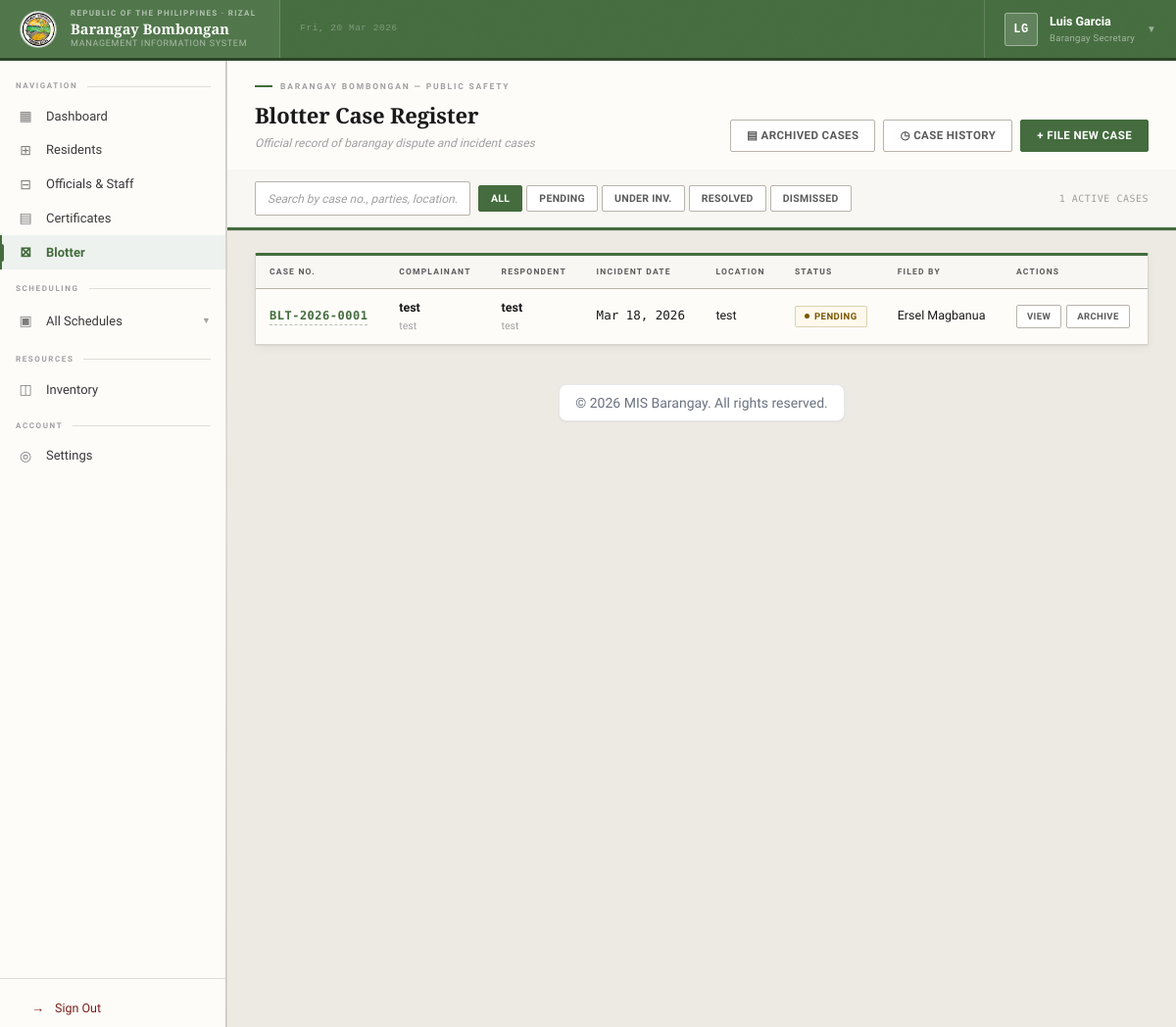
The page /secretary/blotter/index.php (signed in) on the database its author committed.
### tables this page shows
CREATE TABLE `blotter` (
  `id` int NOT NULL AUTO_INCREMENT,
  `case_number` varchar(50) NOT NULL,
  `complainant_name` varchar(255) NOT NULL,
  `complainant_address` text,
  `complainant_contact` varchar(20) DEFAULT NULL,
  `respondent_name` varchar(255) NOT NULL,
  `respondent_address` text,
  `respondent_contact` varchar(20) DEFAULT NULL,
  `incident_date` date NOT NULL,
  `incident_time` time DEFAULT NULL,
  `incident_location` text NOT NULL,
  `incident_description` text NOT NULL,
  `status` enum('pending','under_investigation','resolved','dismissed') DEFAULT 'pending',
  `resolution` text,
  `resolved_date` date DEFAULT NULL,
  `created_by` int NOT NULL,
  `created_at` timestamp NULL DEFAULT CURRENT_TIMESTAMP,
  `updated_at` timestamp NULL DEFAULT CURRENT_TIMESTAMP ON UPDATE CURRENT_TIMESTAMP,
  `archived_at` timestamp NULL DEFAULT NULL,
  PRIMARY KEY (`id`),
  UNIQUE KEY `case_number` (`case_number`),
  KEY `idx_case_number` (`case_number`),
  KEY `idx_status` (`status`),
  KEY `idx_incident_date` (`incident_date`),
  KEY `idx_created_by` (`created_by`),
  KEY `idx_archived_at` (`archived_at`),
  CONSTRAINT `blotter_ibfk_1` FOREIGN KEY (`created_by`) REFERENCES `users` (`id`) ON DELETE RESTRICT
);

CREATE TABLE `users` (
  `id` int NOT NULL AUTO_INCREMENT,
  `username` varchar(255) NOT NULL,
  `name` varchar(255) NOT NULL,
  `role` varchar(244) NOT NULL,
  `position` varchar(150) DEFAULT NULL,
  `status` varchar(50) NOT NULL DEFAULT 'active',
  `password` varchar(255) NOT NULL,
  `profile_picture` varchar(255) DEFAULT NULL,
  `created_at` timestamp NULL DEFAULT CURRENT_TIMESTAMP,
  `updated_at` timestamp NULL DEFAULT CURRENT_TIMESTAMP ON UPDATE CURRENT_TIMESTAMP,
  PRIMARY KEY (`id`)
);

### public/secretary/blotter/index.php (the view, shortened to what this page needs)
<?php
require_once __DIR__ . '/../../../includes/app.php';
$stmt = $conn->prepare("
    SELECT b.*, u.name as created_by_name
    FROM blotter b
    LEFT JOIN users u ON b.created_by = u.id
    WHERE b.archived_at IS NULL
    ORDER BY b.created_at DESC
");
$stmt->execute();
$result = $stmt->get_result();
$statusConf = [
    'pending'           => ['label' => 'Pending',            'cls' => 'bs-pending'],
    'under_investigation'=> ['label' => 'Under Investigation','cls' => 'bs-invest'],
    'resolved'          => ['label' => 'Resolved',           'cls' => 'bs-resolved'],
    'dismissed'         => ['label' => 'Dismissed',          'cls' => 'bs-dismissed'],
];
?>
<!DOCTYPE html>
<html lang="en">
<head>
</head>
<body class="bg-gray-100 h-screen overflow-hidden" style="display:none;">
    <?php include '../layout/navbar.php'; ?>
    <div class="flex h-full" style="background:var(--bg);">
        <?php include '../layout/sidebar.php'; ?>
        <main class="flex-1 h-screen overflow-y-auto blt-page">
            <div class="doc-header">
                <div class="doc-header-inner">
                    <div>
                        <div class="doc-eyebrow">Barangay Bombongan — Public Safety</div>
                        <div class="doc-title">Blotter Case Register</div>
                        <div class="doc-sub">Official record of barangay dispute and incident cases</div>
                    </div>
                    <div class="header-actions">
                        <button class="btn btn-ghost" id="btnArchivedCases">▤ Archived Cases</button>
                        <button class="btn btn-ghost" id="btnCaseHistory">◷ Case History</button>
                        <button class="btn btn-primary" id="openBlotterModalBtn">+ File New Case</button>
                    </div>
                </div>
                <div class="blt-toolbar">
                    <div class="toolbar-left">
                        <input type="text" class="blt-search" id="bltTableSearch" placeholder="Search by case no., parties, location…">
                        <div class="status-filters" id="statusFilters">
                            <button class="sf-pill all active" data-status="">All</button>
                            <button class="sf-pill" data-status="pending">Pending</button>
                            <button class="sf-pill" data-status="under_investigation">Under Inv.</button>
                            <button class="sf-pill" data-status="resolved">Resolved</button>
                            <button class="sf-pill" data-status="dismissed">Dismissed</button>
                        </div>
                    </div>
                    <div style="font-family:var(--f-mono);font-size:10px;color:var(--ink-faint);letter-spacing:.5px;" id="bltCount">
                        <?php
                        $cntS = $conn->prepare("SELECT COUNT(*) as c FROM blotter WHERE archived_at IS NULL");
                        $cntS->execute();
                        echo number_format($cntS->get_result()->fetch_assoc()['c'] ?? 0) . ' ACTIVE CASES';
                        ?>
                    </div>
                </div>
            </div>
            <div class="blt-table-wrap" style="margin:22px 28px;">
                <table id="blotterTable" class="display" style="width:100%;">
                    <thead>
                        <tr>
                            <th>Case No.</th>
                            <th>Complainant</th>
                            <th>Respondent</th>
                            <th>Incident Date</th>
                            <th>Location</th>
                            <th>Status</th>
                            <th>Filed By</th>
                            <th>Actions</th>
                        </tr>
                    </thead>
                    <tbody>
                        <?php if ($result !== false): ?>
                        <?php while ($row = $result->fetch_assoc()):
                            $sc = $statusConf[$row['status']] ?? ['label' => $row['status'], 'cls' => 'bs-dismissed'];
                        ?>
                        <tr data-status="<?= $row['status'] ?>">
                            <td>
                                <span class="td-case-no view-blotter-btn" data-id="<?= $row['id'] ?>">
                                    <?= htmlspecialchars($row['case_number']) ?>
                                </span>
                            </td>
                            <td>
                                <div class="td-parties">
                                    <div class="party-name"><?= htmlspecialchars($row['complainant_name']) ?></div>
                                    <?php if ($row['complainant_contact']): ?>
                                    <div class="party-sub"><?= htmlspecialchars($row['complainant_contact']) ?></div>
                                    <?php endif; ?>
                                </div>
                            </td>
                            <td>
                                <div class="td-parties">
                                    <div class="party-name"><?= htmlspecialchars($row['respondent_name']) ?></div>
                                    <?php if ($row['respondent_contact']): ?>
                                    <div class="party-sub"><?= htmlspecialchars($row['respondent_contact']) ?></div>
                                    <?php endif; ?>
                                </div>
                            </td>
                            <td class="td-date"><?= date('M d, Y', strtotime($row['incident_date'])) ?></td>
                            <td class="td-location" title="<?= htmlspecialchars($row['incident_location']) ?>">
                                <?= htmlspecialchars($row['incident_location']) ?>
                            </td>
                            <td><span class="bs <?= $sc['cls'] ?>"><?= $sc['label'] ?></span></td>
                            <td class="td-filed-by"><?= htmlspecialchars($row['created_by_name'] ?? '—') ?></td>
                            <td>
                                <div class="td-actions">
                                    <button class="act-btn act-view view-blotter-btn" data-id="<?= $row['id'] ?>">View</button>
                                    <button class="act-btn act-arch archive-case-btn"
                                        data-id="<?= $row['id'] ?>"
                                        data-case="<?= htmlspecialchars($row['case_number']) ?>">Archive</button>
                                </div>
                            </td>
                        </tr>
                        <?php endwhile; ?>
                        <?php else: ?>
                        <tr><td colspan="8" style="text-align:center;padding:32px;color:var(--ink-faint);font-style:italic;">Error loading cases.</td></tr>
                        <?php endif; ?>
                    </tbody>
                </table>
            </div>
        </main>
    </div>
</body>
</html>

### public/assets/css/style.css (style rules this page uses)
.flex { display: flex; }
.h-full { height: 100%; }
.h-screen { height: 100vh; }
.flex-1 { flex: 1; }
.overflow-hidden { overflow: hidden; }
.overflow-y-auto { overflow-y: auto; }
input[type="text"], input[type="email"], input[type="password"], input[type="search"], input[type="tel"], input[type="url"], textarea, select { autocomplete: off; }
input[type="text"], input[type="email"], input[type="password"], input[type="search"], input[type="tel"], input[type="url"], textarea, select { -webkit-autocomplete: off !important; -moz-autocomplete: off !important; -ms-autocomplete: off !important; autocomplete: off !important; -webkit-appearance: none; -webkit-user-select: text; }

### public/secretary/layout/navbar.php (style rules this page uses)
:root { --nb-accent: var(--theme-primary, #2d5a27); --nb-accent-dk: color-mix(in srgb, var(--nb-accent) 65%, black); --nb-paper: #fdfcf9; --nb-ink: #1a1a1a; --nb-muted: #5a5a5a; --nb-faint: #a0a0a0; --nb-rule: #d8d4cc; --nb-rule-dk: #b0aba0; --nb-font-s: 'Source Serif 4', Georgia, serif; --nb-font-n: 'Source Sans 3', 'Segoe UI', sans-serif; --nb-font-m: 'Courier New', monospace; }

### rows shown on the page
blotter: case_number "BLT-2026-0001", complainant_name "test", complainant_contact "test", respondent_name "test", respondent_contact "test", incident_date "Mar 18, 2026", incident_location "test", status "PENDING", created_by.name "Ersel Magbanua"

### other values the page prints
$initials "LG"
$currentUser "Luis Garcia"
$roleLabel "Barangay Secretary"
$cntS->get_result()->fetch_assoc()['c'] "1"
